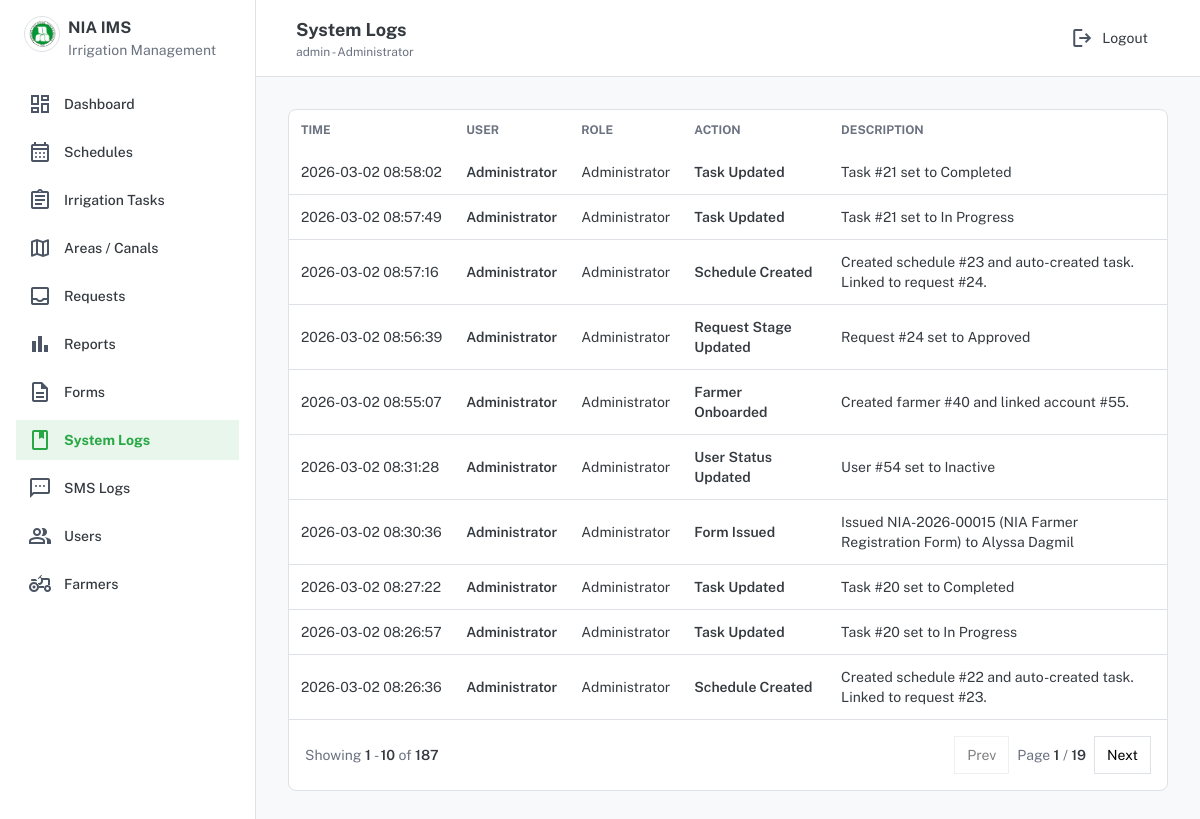
Screenshot of /public/index.php?page=logs (signed in) with the database file from the repository.
### tables this page shows
CREATE TABLE `system_logs` (
  `log_id` int(11) NOT NULL,
  `user_id` int(11) DEFAULT NULL,
  `action` varchar(200) DEFAULT NULL,
  `description` text DEFAULT NULL,
  `created_at` timestamp NOT NULL DEFAULT current_timestamp()
);

CREATE TABLE `users` (
  `user_id` int(11) NOT NULL,
  `fullname` varchar(150) DEFAULT NULL,
  `username` varchar(80) DEFAULT NULL,
  `password` varchar(255) DEFAULT NULL,
  `password_change_required` tinyint(4) NOT NULL DEFAULT 0,
  `role` enum('Administrator','Operations Staff','Irrigation Technician','IMO','Monitoring','Farmer','SWRFT','WRFO Gatekeeper','WRFO Scheduler') NOT NULL,
  `phone` varchar(30) DEFAULT NULL,
  `email` varchar(120) DEFAULT NULL,
  `is_active` tinyint(4) DEFAULT 1,
  `created_at` timestamp NOT NULL DEFAULT current_timestamp()
);

### public/index.php (called while the page is built, shortened)
<?php
require_once __DIR__ . '/../includes/helpers.php';
$page = $_GET['page'] ?? 'login';
$routes = [
  'login'     => __DIR__ . '/../pages/login.php',
  'logout'    => __DIR__ . '/../pages/logout.php',
  'dashboard' => __DIR__ . '/../pages/dashboard.php',
  'areas'     => __DIR__ . '/../areas/index.php',
  'schedules' => __DIR__ . '/../schedules/index.php',
  'tasks'     => __DIR__ . '/../tasks/index.php',
  'requests'  => __DIR__ . '/../requests/index.php',
  'reports'   => __DIR__ . '/../reports/index.php',
  'users'     => __DIR__ . '/../users/index.php',
  'logs'      => __DIR__ . '/../logs/index.php',
  'sms_logs'  => __DIR__ . '/../sms_logs/index.php',
  'farmers'   => __DIR__ . '/../farmers/index.php',
  'farmer_requests' => __DIR__ . '/../farmers/requests.php',
  'farmer_dashboard' => __DIR__ . '/../farmers/dashboard.php',
  'my_requests'      => __DIR__ . '/../farmers/requests.php',
  'my_schedule'      => __DIR__ . '/../farmers/schedule.php',
  'profile'          => __DIR__ . '/../farmers/profile.php',
  'announcements'    => __DIR__ . '/../farmers/announcements.php',
  'forms'            => __DIR__ . '/../forms/index.php',
  'forms_print'      => __DIR__ . '/../forms/print.php',
  'force_password'   => __DIR__ . '/../pages/force_password.php',
];
require $routes[$page];

### includes/helpers.php (called while the page is built, shortened)
<?php
function h($v): string {
  return htmlspecialchars((string)$v, ENT_QUOTES, 'UTF-8');
}
function role_label(?string $role): string {
  $r = trim((string)$role);
  return $r === 'Operations Staff' ? 'Irrigation Association' : $r;
}
function app_base_root(): string {
  static $cached = null;
  if ($cached !== null) return $cached;
  $script = str_replace('\\', '/', (string)($_SERVER['SCRIPT_NAME'] ?? ''));
  $root = '';
  $publicPos = strpos($script, '/public/');
  if ($publicPos !== false) {
    $root = substr($script, 0, $publicPos);
  } else {
    $dir = rtrim(str_replace('\\', '/', dirname($script)), '/');
    $root = $dir;
  }
  $root = trim((string)$root);
  if ($root === '' || $root === '.') {
    $cached = '';
    return $cached;
  }
  $cached = '/' . trim($root, '/');
  return $cached;
}
function base_path(string $path = ''): string {
  $root = app_base_root();
  return ($root === '' ? '' : rtrim($root, '/')) . '/' . ltrim($path, '/');
}
function route(string $page, array $params = []): string {
  $url = base_path("public/index.php?page=" . urlencode($page));
  if ($params) $url .= '&' . http_build_query($params);
  return $url;
}

### logs/index.php (the view, shortened to what this page needs)
<?php
require_once __DIR__ . '/../includes/helpers.php';
require_once __DIR__ . '/../includes/config.php';
$perPage = 10;
$page = (int)($_GET['p'] ?? 1);
$stmt = $conn->prepare("SELECT COUNT(*) AS c FROM system_logs");
$stmt->execute();
$total = (int)($stmt->get_result()->fetch_assoc()['c'] ?? 0);
$totalPages = max(1, (int)ceil($total / $perPage));
$offset = ($page - 1) * $perPage;
$stmt = $conn->prepare("
  SELECT l.*, u.fullname, u.username, u.role
  FROM system_logs l
  LEFT JOIN users u ON u.user_id = l.user_id
  ORDER BY l.created_at DESC
  LIMIT ? OFFSET ?
");
$stmt->bind_param("ii", $perPage, $offset);
$stmt->execute();
$rows = $stmt->get_result()->fetch_all(MYSQLI_ASSOC);
include __DIR__ . '/../includes/head.php';
?>
<div class="flex min-h-screen w-full">
  <?php include __DIR__ . '/../includes/sidebar.php'; ?>
  <div class="flex-1 flex flex-col">
    <?php include __DIR__ . '/../includes/topbar.php'; ?>
    <main class="p-6 lg:p-8 flex-1">
      <div class="bg-card-light dark:bg-card-dark border border-border-light dark:border-border-dark rounded-lg overflow-hidden">
        <div class="overflow-x-auto hidden md:block">
          <table class="w-full text-left">
            <thead>
              <tr class="text-xs text-gray-500 dark:text-gray-400 uppercase">
                <th class="p-3">Time</th>
                <th class="p-3">User</th>
                <th class="p-3">Role</th>
                <th class="p-3">Action</th>
                <th class="p-3">Description</th>
              </tr>
            </thead>
            <tbody class="divide-y divide-border-light dark:divide-border-dark">
              <?php foreach($rows as $r): ?>
                <tr class="text-sm text-text-light dark:text-text-dark">
                  <td class="p-3 whitespace-nowrap"><?= h($r['created_at']) ?></td>
                  <td class="p-3 font-semibold">
                    <?= h($r['fullname'] ?: ($r['username'] ?: 'Unknown User')) ?>
                  </td>
                  <td class="p-3"><?= h(role_label($r['role'] ?? '—')) ?></td>
                  <td class="p-3 font-semibold"><?= h($r['action']) ?></td>
                  <td class="p-3"><?= h($r['description']) ?></td>
                </tr>
              <?php endforeach; ?>
            </tbody>
          </table>
        </div>
        <div class="flex items-center justify-between gap-3 p-4 border-t border-border-light dark:border-border-dark text-sm">
          <div class="text-gray-500 dark:text-gray-400">
            Showing
            <span class="font-semibold text-text-light dark:text-text-dark">
              <?= $total ? ($offset + 1) : 0 ?>
            </span>
            -
            <span class="font-semibold text-text-light dark:text-text-dark">
              <?= min($offset + $perPage, $total) ?>
            </span>
            of
            <span class="font-semibold text-text-light dark:text-text-dark">
              <?= $total ?>
            </span>
          </div>
          <div class="flex items-center gap-2">
            <?php
              $prevDisabled = ($page <= 1);
              $nextDisabled = ($page >= $totalPages);
              $prevUrl = route('logs', ['p' => max(1, $page - 1)]);
              $nextUrl = route('logs', ['p' => min($totalPages, $page + 1)]);
            ?>
            <a href="<?= $prevUrl ?>"
               class="px-3 py-2 rounded-DEFAULT border border-border-light dark:border-border-dark
                      <?= $prevDisabled ? 'opacity-50 pointer-events-none' : 'hover:bg-gray-100 dark:hover:bg-gray-800' ?>">
              Prev
            </a>
            <span class="text-gray-500 dark:text-gray-400">
              Page <span class="font-semibold text-text-light dark:text-text-dark"><?= $page ?></span>
              / <span class="font-semibold text-text-light dark:text-text-dark"><?= $totalPages ?></span>
            </span>
            <a href="<?= $nextUrl ?>"
               class="px-3 py-2 rounded-DEFAULT border border-border-light dark:border-border-dark
                      <?= $nextDisabled ? 'opacity-50 pointer-events-none' : 'hover:bg-gray-100 dark:hover:bg-gray-800' ?>">
              Next
            </a>
          </div>
        </div>
      </div>
    </main>
  </div>
</div>
<?php include __DIR__ . '/../includes/footer.php'; ?>

### rows the page displays
system_logs: created_at "2026-03-02 08:58:02", user.fullname "Administrator", user.role "Administrator", action "Task Updated", description "Task #21 set to Completed"
system_logs: created_at "2026-03-02 08:57:49", user.fullname "Administrator", user.role "Administrator", action "Task Updated", description "Task #21 set to In Progress"
system_logs: created_at "2026-03-02 08:57:16", user.fullname "Administrator", user.role "Administrator", action "Schedule Created", description "Created schedule #23 and auto-created task. Linked to request #24."
system_logs: created_at "2026-03-02 08:56:39", user.fullname "Administrator", user.role "Administrator", action "Request Stage Updated", description "Request #24 set to Approved"
system_logs: created_at "2026-03-02 08:55:07", user.fullname "Administrator", user.role "Administrator", action "Farmer Onboarded", description "Created farmer #40 and linked account #55."
system_logs: created_at "2026-03-02 08:31:28", user.fullname "Administrator", user.role "Administrator", action "User Status Updated", description "User #54 set to Inactive"
system_logs: created_at "2026-03-02 08:30:36", user.fullname "Administrator", user.role "Administrator", action "Form Issued", description "Issued NIA-2026-00015 (NIA Farmer Registration Form) to Alyssa Dagmil"
system_logs: created_at "2026-03-02 08:27:22", user.fullname "Administrator", user.role "Administrator", action "Task Updated", description "Task #20 set to Completed"
system_logs: created_at "2026-03-02 08:26:57", user.fullname "Administrator", user.role "Administrator", action "Task Updated", description "Task #20 set to In Progress"
system_logs: created_at "2026-03-02 08:26:36", user.fullname "Administrator", user.role "Administrator", action "Schedule Created", description "Created schedule #22 and auto-created task. Linked to request #23."

### other values shown
$label "Dashboard Schedules Irrigation Tasks Areas / Canals Requests Reports Forms System Logs SMS Logs Users Farmers"
$topTitle "System Logs"
$userName "admin"
$userRole "Administrator"
$offset + 1 "1"
min($offset + $perPage, $total) "10"
$total "187"
$page "1"
$totalPages "19"
